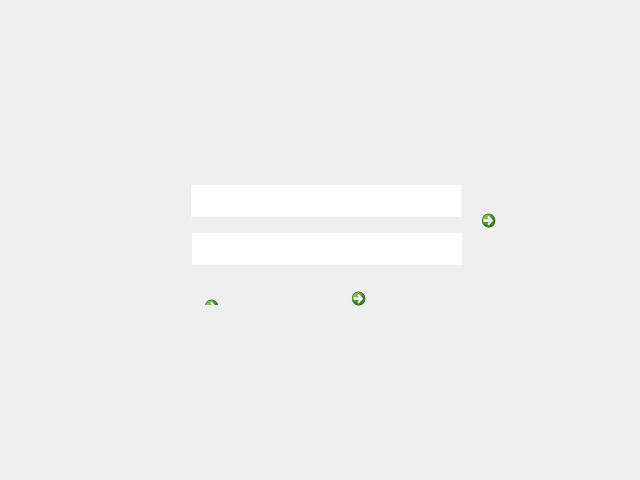
<?xml version="1.0" encoding="UTF-8"?>
<ui version="4.0">
 <class>MainWindow</class>
 <widget class="QMainWindow" name="MainWindow">
  <property name="geometry">
   <rect>
    <x>0</x>
    <y>0</y>
    <width>640</width>
    <height>480</height>
   </rect>
  </property>
  <property name="sizePolicy">
   <sizepolicy hsizetype="Fixed" vsizetype="Fixed">
    <horstretch>0</horstretch>
    <verstretch>0</verstretch>
   </sizepolicy>
  </property>
  <property name="maximumSize">
   <size>
    <width>640</width>
    <height>480</height>
   </size>
  </property>
  <property name="windowTitle">
   <string>Integrator</string>
  </property>
  <property name="windowIcon">
   <iconset>
    <normaloff>../Imagens/img_icones/system_icon.png</normaloff>../Imagens/img_icones/system_icon.png</iconset>
  </property>
  <widget class="QWidget" name="Widget_login">
   <widget class="QCommandLinkButton" name="botao_enviar">
    <property name="geometry">
     <rect>
      <x>474</x>
      <y>203</y>
      <width>46</width>
      <height>44</height>
     </rect>
    </property>
    <property name="text">
     <string/>
    </property>
    <property name="icon">
     <iconset>
      <normaloff>../Imagens/img_botoes/botaoenviar - 42x42.png</normaloff>../Imagens/img_botoes/botaoenviar - 42x42.png</iconset>
    </property>
    <property name="iconSize">
     <size>
      <width>42</width>
      <height>42</height>
     </size>
    </property>
   </widget>
   <widget class="QLineEdit" name="input_password">
    <property name="geometry">
     <rect>
      <x>192</x>
      <y>233</y>
      <width>270</width>
      <height>32</height>
     </rect>
    </property>
    <property name="font">
     <font>
      <family>Myriad Pro</family>
      <pointsize>14</pointsize>
     </font>
    </property>
    <property name="maxLength">
     <number>15</number>
    </property>
    <property name="frame">
     <bool>false</bool>
    </property>
    <property name="echoMode">
     <enum>QLineEdit::Password</enum>
    </property>
   </widget>
   <widget class="QLineEdit" name="input_user">
    <property name="geometry">
     <rect>
      <x>191</x>
      <y>185</y>
      <width>270</width>
      <height>32</height>
     </rect>
    </property>
    <property name="font">
     <font>
      <family>Myriad Pro</family>
      <pointsize>14</pointsize>
     </font>
    </property>
    <property name="maxLength">
     <number>15</number>
    </property>
    <property name="frame">
     <bool>false</bool>
    </property>
    <property name="echoMode">
     <enum>QLineEdit::Normal</enum>
    </property>
   </widget>
   <widget class="QCommandLinkButton" name="botao_esqueci">
    <property name="geometry">
     <rect>
      <x>197</x>
      <y>289</y>
      <width>120</width>
      <height>16</height>
     </rect>
    </property>
    <property name="text">
     <string/>
    </property>
    <property name="icon">
     <iconset>
      <normaloff>../Resources/botao_cadastro - 149x24.png</normaloff>../Resources/botao_cadastro - 149x24.png</iconset>
    </property>
    <property name="iconSize">
     <size>
      <width>149</width>
      <height>24</height>
     </size>
    </property>
   </widget>
   <widget class="QCommandLinkButton" name="botao_novouser">
    <property name="geometry">
     <rect>
      <x>344</x>
      <y>281</y>
      <width>148</width>
      <height>27</height>
     </rect>
    </property>
    <property name="text">
     <string/>
    </property>
    <property name="icon">
     <iconset>
      <normaloff>../Imagens/img_botoes/botao_cadastro - 149x24.png</normaloff>../Imagens/img_botoes/botao_cadastro - 149x24.png</iconset>
    </property>
    <property name="iconSize">
     <size>
      <width>149</width>
      <height>24</height>
     </size>
    </property>
   </widget>
   <widget class="QLabel" name="bg_login">
    <property name="geometry">
     <rect>
      <x>0</x>
      <y>0</y>
      <width>644</width>
      <height>483</height>
     </rect>
    </property>
    <property name="styleSheet">
     <string notr="true">background-image: url(:/tela_login/Imagens/img_bg/background_telalogin.png);</string>
    </property>
    <property name="text">
     <string/>
    </property>
   </widget>
   <zorder>bg_login</zorder>
   <zorder>input_user</zorder>
   <zorder>input_password</zorder>
   <zorder>botao_novouser</zorder>
   <zorder>botao_esqueci</zorder>
   <zorder>botao_enviar</zorder>
  </widget>
 </widget>
 <tabstops>
  <tabstop>input_user</tabstop>
  <tabstop>input_password</tabstop>
  <tabstop>botao_enviar</tabstop>
  <tabstop>botao_novouser</tabstop>
  <tabstop>botao_esqueci</tabstop>
 </tabstops>
 <resources>
  <include location="../QRC/tela_login.qrc"/>
 </resources>
 <connections/>
</ui>
